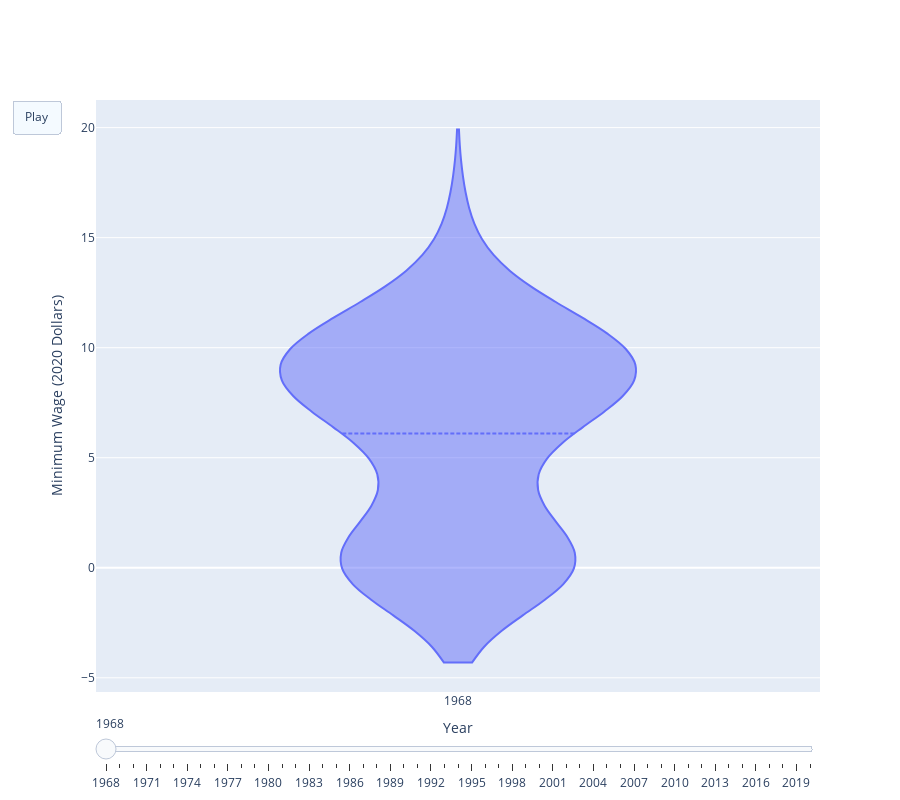

The code cell stored with this chart in its notebook:
### Markdown cell above
Deze grafiek toont de trends in het aantal aanhoudingen van niet-burgers. De data laten zien dat er pieken en dalen zijn geweest, met name rond 1990 en een opmerkelijke piek na 2020. Dit kan wijzen op veranderende immigratiehandhavingsstrategieën of externe factoren zoals politieke veranderingen en crises.

### Code cell
import pandas as pd
import plotly.graph_objects as go

# Load the dataset with proper encoding
minimum_wage_data = pd.read_csv('minimum_wage_us.csv', encoding='ISO-8859-1')

# Filtering relevant columns
merged_data = minimum_wage_data[['Year', 'State.Minimum.Wage.2020.Dollars']].copy()

# Create figure
fig = go.Figure()

# Add initial trace for the first year
initial_year = merged_data['Year'].min()
initial_data = merged_data[merged_data['Year'] == initial_year]
fig.add_trace(go.Violin(
    y=initial_data['State.Minimum.Wage.2020.Dollars'],
    name=str(initial_year),
    box_visible=False,  # Remove box plot
    meanline_visible=True
))

# Create animation frames
frames = []
years = merged_data['Year'].unique()
for year in years:
    yearly_data = merged_data[merged_data['Year'] == year]
    frames.append(go.Frame(
        data=[go.Violin(
            y=yearly_data['State.Minimum.Wage.2020.Dollars'],
            box_visible=False,  # Remove box plot
            meanline_visible=True
        )],
        name=str(year)
    ))

fig.frames = frames

# Add slider and animation settings
fig.update_layout(
    updatemenus=[dict(
        type="buttons",
        buttons=[dict(label="Play",
                      method="animate",
                      args=[None, dict(frame=dict(duration=200, redraw=True),  # faster animation speed
                                       transition=dict(duration=0))])])]
)

sliders = [dict(steps=[dict(method='animate',
                            args=[[str(year)], dict(mode='immediate',
                                                    frame=dict(duration=200, redraw=True),  # faster animation speed
                                                    transition=dict(duration=0))],
                            label=str(year)) for year in years],
                transition=dict(duration=0),
                x=0,  # slider starting position
                xanchor='left',
                y=0,
                yanchor='top'
               )]

# Update layout with increased height
fig.update_layout(sliders=sliders, height=800)  # Increase height to 800 pixels

fig.update_layout(yaxis_title='Minimum Wage (2020 Dollars)', xaxis_title='Year')

fig.show()

### Figure 1 — Plotly figure (JSON) as saved in the notebook; plotly's stock layout.template omitted (floating-point values rounded to 4 significant figures)
{"data": [{"box": {"visible": false}, "meanline": {"visible": true}, "name": "1968", "type": "violin", "y": [0, 15.61, 3.48, 1.16, 12.26, 7.43, 10.41, 9.29, 9.29, 0, 0, 9.29, 9.29, 8.55, 0, 8.55, 0, 0, 4.83, 0, 10.41, 7.43, 11.89, 9.29, 5.2, 0, 0, 0, 7.43, 9.29, 10.41, 10.41, 8.55, 11.89, 7.43, 7.43, 5.57, 7.43, 9.29, 8.55, 3.2, 10.41, 0, 3.16, 0, 0, 0, 7.43, 10.41, 0, 11.89, 7.43, 9.29, 8.92]}], "layout": {"height": 800, "sliders": [{"steps": [{"args": [["1968"], {"frame": {"duration": 200, "redraw": true}, "mode": "immediate", "transition": {"duration": 0}}], "label": "1968", "method": "animate"}, {"args": [["1969"], {"frame": {"duration": 200, "redraw": true}, "mode": "immediate", "transition": {"duration": 0}}], "label": "1969", "method": "animate"}, {"args": [["1970"], {"frame": {"duration": 200, "redraw": true}, "mode": "immediate", "transition": {"duration": 0}}], "label": "1970", "method": "animate"}, {"args": [["1971"], {"frame": {"duration": 200, "redraw": true}, "mode": "immediate", "transition": {"duration": 0}}], "label": "1971", "method": "animate"}, {"args": [["1972"], {"frame": {"duration": 200, "redraw": true}, "mode": "immediate", "transition": {"duration": 0}}], "label": "1972", "method": "animate"}, {"args": [["1973"], {"frame": {"duration": 200, "redraw": true}, "mode": "immediate", "transition": {"duration": 0}}], "label": "1973", "method": "animate"}, {"args": [["1974"], {"frame": {"duration": 200, "redraw": true}, "mode": "immediate", "transition": {"duration": 0}}], "label": "1974", "method": "animate"}, {"args": [["1975"], {"frame": {"duration": 200, "redraw": true}, "mode": "immediate", "transition": {"duration": 0}}], "label": "1975", "method": "animate"}, {"args": [["1976"], {"frame": {"duration": 200, "redraw": true}, "mode": "immediate", "transition": {"duration": 0}}], "label": "1976", "method": "animate"}, {"args": [["1977"], {"frame": {"duration": 200, "redraw": true}, "mode": "immediate", "transition": {"duration": 0}}], "label": "1977", "method": "animate"}, {"args": [["1978"], {"frame": {"duration": 200, "redraw": true}, "mode": "immediate", "transition": {"duration": 0}}], "label": "1978", "method": "animate"}, {"args": [["1979"], {"frame": {"duration": 200, "redraw": true}, "mode": "immediate", "transition": {"duration": 0}}], "label": "1979", "method": "animate"}, {"args": [["1980"], {"frame": {"duration": 200, "redraw": true}, "mode": "immediate", "transition": {"duration": 0}}], "label": "1980", "method": "animate"}, {"args": [["1981"], {"frame": {"duration": 200, "redraw": true}, "mode": "immediate", "transition": {"duration": 0}}], "label": "1981", "method": "animate"}, {"args": [["1982"], {"frame": {"duration": 200, "redraw": true}, "mode": "immediate", "transition": {"duration": 0}}], "label": "1982", "method": "animate"}, {"args": [["1983"], {"frame": {"duration": 200, "redraw": true}, "mode": "immediate", "transition": {"duration": 0}}], "label": "1983", "method": "animate"}, {"args": [["1984"], {"frame": {"duration": 200, "redraw": true}, "mode": "immediate", "transition": {"duration": 0}}], "label": "1984", "method": "animate"}, {"args": [["1985"], {"frame": {"duration": 200, "redraw": true}, "mode": "immediate", "transition": {"duration": 0}}], "label": "1985", "method": "animate"}, {"args": [["1986"], {"frame": {"duration": 200, "redraw": true}, "mode": "immediate", "transition": {"duration": 0}}], "label": "1986", "method": "animate"}, {"args": [["1987"], {"frame": {"duration": 200, "redraw": true}, "mode": "immediate", "transition": {"duration": 0}}], "label": "1987", "method": "animate"}, {"args": [["1988"], {"frame": {"duration": 200, "redraw": true}, "mode": "immediate", "transition": {"duration": 0}}], "label": "1988", "method": "animate"}, {"args": [["1989"], {"frame": {"duration": 200, "redraw": true}, "mode": "immediate", "transition": {"duration": 0}}], "label": "1989", "method": "animate"}, {"args": [["1990"], {"frame": {"duration": 200, "redraw": true}, "mode": "immediate", "transition": {"duration": 0}}], "label": "1990", "method": "animate"}, {"args": [["1991"], {"frame": {"duration": 200, "redraw": true}, "mode": "immediate", "transition": {"duration": 0}}], "label": "1991", "method": "animate"}, {"args": [["1992"], {"frame": {"duration": 200, "redraw": true}, "mode": "immediate", "transition": {"duration": 0}}], "label": "1992", "method": "animate"}, {"args": [["1993"], {"frame": {"duration": 200, "redraw": true}, "mode": "immediate", "transition": {"duration": 0}}], "label": "1993", "method": "animate"}, {"args": [["1994"], {"frame": {"duration": 200, "redraw": true}, "mode": "immediate", "transition": {"duration": 0}}], "label": "1994", "method": "animate"}, {"args": [["1995"], {"frame": {"duration": 200, "redraw": true}, "mode": "immediate", "transition": {"duration": 0}}], "label": "1995", "method": "animate"}, {"args": [["1996"], {"frame": {"duration": 200, "redraw": true}, "mode": "immediate", "transition": {"duration": 0}}], "label": "1996", "method": "animate"}, {"args": [["1997"], {"frame": {"duration": 200, "redraw": true}, "mode": "immediate", "transition": {"duration": 0}}], "label": "1997", "method": "animate"}, {"args": [["1998"], {"frame": {"duration": 200, "redraw": true}, "mode": "immediate", "transition": {"duration": 0}}], "label": "1998", "method": "animate"}, {"args": [["1999"], {"frame": {"duration": 200, "redraw": true}, "mode": "immediate", "transition": {"duration": 0}}], "label": "1999", "method": "animate"}, {"args": [["2000"], {"frame": {"duration": 200, "redraw": true}, "mode": "immediate", "transition": {"duration": 0}}], "label": "2000", "method": "animate"}, {"args": [["2001"], {"frame": {"duration": 200, "redraw": true}, "mode": "immediate", "transition": {"duration": 0}}], "label": "2001", "method": "animate"}, {"args": [["2002"], {"frame": {"duration": 200, "redraw": true}, "mode": "immediate", "transition": {"duration": 0}}], "label": "2002", "method": "animate"}, {"args": [["2003"], {"frame": {"duration": 200, "redraw": true}, "mode": "immediate", "transition": {"duration": 0}}], "label": "2003", "method": "animate"}, {"args": [["2004"], {"frame": {"duration": 200, "redraw": true}, "mode": "immediate", "transition": {"duration": 0}}], "label": "2004", "method": "animate"}, {"args": [["2005"], {"frame": {"duration": 200, "redraw": true}, "mode": "immediate", "transition": {"duration": 0}}], "label": "2005", "method": "animate"}, {"args": [["2006"], {"frame": {"duration": 200, "redraw": true}, "mode": "immediate", "transition": {"duration": 0}}], "label": "2006", "method": "animate"}, {"args": [["2007"], {"frame": {"duration": 200, "redraw": true}, "mode": "immediate", "transition": {"duration": 0}}], "label": "2007", "method": "animate"}, {"args": [["2008"], {"frame": {"duration": 200, "redraw": true}, "mode": "immediate", "transition": {"duration": 0}}], "label": "2008", "method": "animate"}, {"args": [["2009"], {"frame": {"duration": 200, "redraw": true}, "mode": "immediate", "transition": {"duration": 0}}], "label": "2009", "method": "animate"}, {"args": [["2010"], {"frame": {"duration": 200, "redraw": true}, "mode": "immediate", "transition": {"duration": 0}}], "label": "2010", "method": "animate"}, {"args": [["2011"], {"frame": {"duration": 200, "redraw": true}, "mode": "immediate", "transition": {"duration": 0}}], "label": "2011", "method": "animate"}, {"args": [["2012"], {"frame": {"duration": 200, "redraw": true}, "mode": "immediate", "transition": {"duration": 0}}], "label": "2012", "method": "animate"}, {"args": [["2013"], {"frame": {"duration": 200, "redraw": true}, "mode": "immediate", "transition": {"duration": 0}}], "label": "2013", "method": "animate"}, {"args": [["2014"], {"frame": {"duration": 200, "redraw": true}, "mode": "immediate", "transition": {"duration": 0}}], "label": "2014", "method": "animate"}, {"args": [["2015"], {"frame": {"duration": 200, "redraw": true}, "mode": "immediate", "transition": {"duration": 0}}], "label": "2015", "method": "animate"}, {"args": [["2016"], {"frame": {"duration": 200, "redraw": true}, "mode": "immediate", "transition": {"duration": 0}}], "label": "2016", "method": "animate"}, {"args": [["2017"], {"frame": {"duration": 200, "redraw": true}, "mode": "immediate", "transition": {"duration": 0}}], "label": "2017", "method": "animate"}, {"args": [["2018"], {"frame": {"duration": 200, "redraw": true}, "mode": "immediate", "transition": {"duration": 0}}], "label": "2018", "method": "animate"}, {"args": [["2019"], {"frame": {"duration": 200, "redraw": true}, "mode": "immediate", "transition": {"duration": 0}}], "label": "2019", "method": "animate"}, {"args": [["2020"], {"frame": {"duration": 200, "redraw": true}, "mode": "immediate", "transition": {"duration": 0}}], "label": "2020", "method": "animate"}], "transition": {"duration": 0}, "x": 0, "xanchor": "left", "y": 0, "yanchor": "top"}], "updatemenus": [{"buttons": [{"args": [null, {"frame": {"duration": 200, "redraw": true}, "transition": {"duration": 0}}], "label": "Play", "method": "animate"}], "type": "buttons"}], "xaxis": {"title": {"text": "Year"}}, "yaxis": {"title": {"text": "Minimum Wage (2020 Dollars)"}}}}
